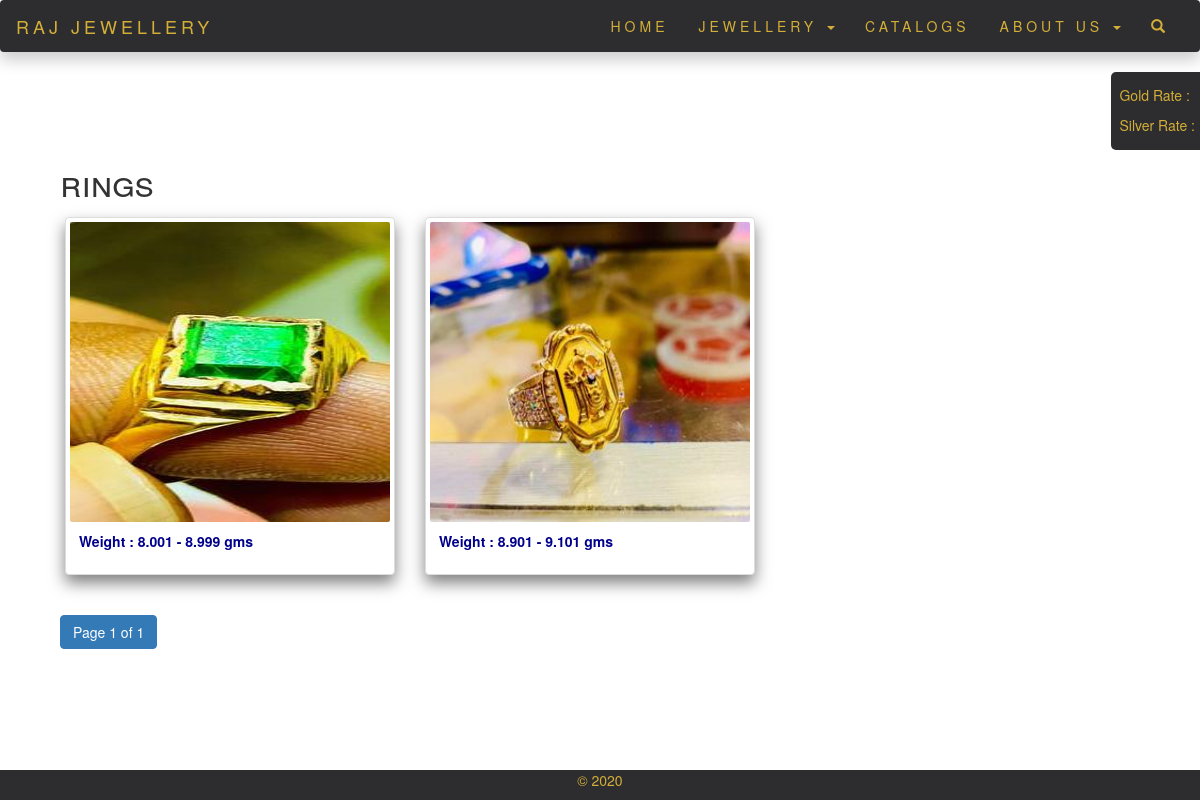
/products/rings/, run on the app's committed database.
### main/models.py (models this page shows, shortened)
class Category(models.Model):
    name = models.CharField(max_length=32, db_index=True)
    slug = models.SlugField(max_length=48, unique=True)
    class Meta:
        ordering = ('name',)
        verbose_name = 'category'
        verbose_name_plural = 'categories'

class Product(models.Model):
    name = models.CharField(max_length=32, db_index=True)
    weight1 = models.DecimalField(max_digits=7, decimal_places=3)
    weight2 = models.DecimalField(max_digits=7, decimal_places=3)
    slug = models.SlugField(max_length=48, unique=True, db_index=True)
    image = models.ImageField(upload_to="product-images")
    thumbnail = models.ImageField(upload_to="product-thumbnails", null=True)
    active = models.BooleanField(default=True)
    objects = ActiveManager()
    category = models.ForeignKey(Category, related_name='products', on_delete=models.CASCADE,)
    date_added = models.DateTimeField(auto_now_add=True,)
    class Meta:
        ordering = ('name',)
        index_together = (('id', 'slug'),)
    def get_absolute_url(self):
        return reverse('main:product-detail', args=[self.id, self.slug])

### main/views.py (the view)
# urls.py: path('products/<slug:category_slug>/', views.product_list, name="product-list"),
def product_list(request, category_slug=None):
    category = None
    categories = models.Category.objects.all()
    products = models.Product.objects.active()
    if category_slug:
        category = get_object_or_404(models.Category, slug=category_slug)
        products = products.filter(category=category)
        paginator = Paginator(products, 15)
        page_number = request.GET.get('page')
        page_obj = paginator.get_page(page_number)
    return render(request, 'list.html', {
        'category': category,
        'categories': categories,
        'page_obj': page_obj,
    })

### main/models.py (called while the page is built)
    def active(self):
        return self.filter(active=True)

### main/templates/list.html (shortened to what this page needs)
{% extends "base.html" %}
{% load static %}
{% block content %}
    <section id="categories">
    <div id="container" class="categories">
        <h1 style="font-variant: all-petite-caps">{% if category %}{{ category.name }}{% else %}Products{% endif %}</h1>
          <div class="row">
              {% for product in page_obj %}
                  <div class="col-xs-4">
                      <div class="thumbnail" >
                          <a href="{{ product.get_absolute_url }}">
                          <img class="img" src="{{ product.thumbnail.url }}" class="card-img-top" alt="cover"></a>
                          <div class="caption">
                              <p style="color:darkblue;">Weight : {{ product.weight1 }} - {{ product.weight2 }} gms</p>
                          </div>
                      </div>
                  </div>
                  {% empty %}
                  <p style="font-size: 2rem; font-weight: 300; text-align:center;">Currently there is nothing to display here...</p>
              {% endfor %}
          </div>
        <div >
            <ul class="pagination">
                <li class="active"><a href="#">Page {{ page_obj.number }} of {{ page_obj.paginator.num_pages }}</a></li>
            </ul>
        </div>
    </div>
    </section>
{% endblock content %}

### main/static/css/loader.css (style rules this page uses)
* { margin: 0; padding: 0; }

### main/static/css/style1.css (style rules this page uses)
#categories { padding: 5% 5%; width: 100%; background-color: white; margin-top: 30px; }
.categories { margin-top: 10px; margin-bottom: 10px; }
.categories .row { width: 100%; }
.thumbnail { margin: 5px; width: 100%; background-color: black; box-shadow: 0px 8px 16px 0px rgba(0,0,0,0.5); }
.thumbnail a .img { width:100%; height: 300px; border-radius: 2px; }
.thumbnail .caption { font-weight: 600; }

### data on the page
Category: name "Rings"
Product: thumbnail (picture), weight1 "8.001", weight2 "8.999"
Product: thumbnail (picture), weight1 "8.901", weight2 "9.101"

### other printed values
{{ page_obj.number }} "1"
{{ page_obj.paginator.num_pages }} "1"
